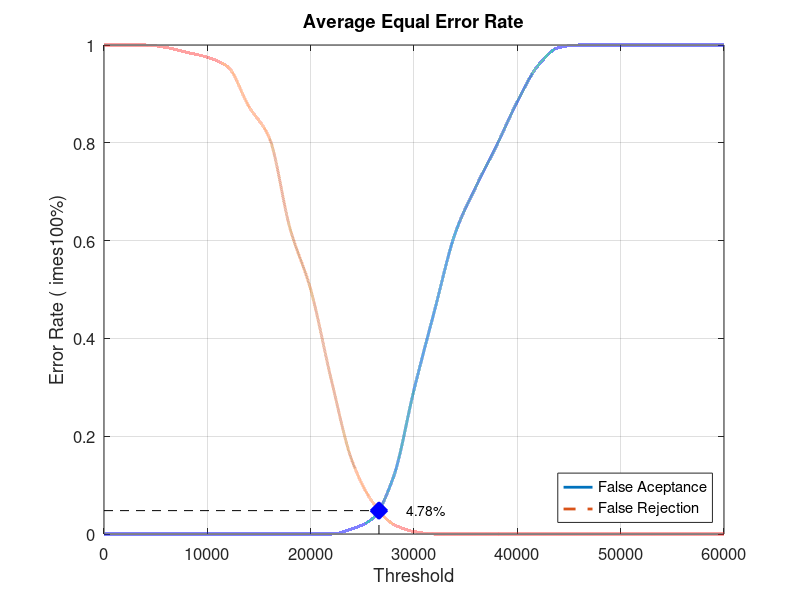
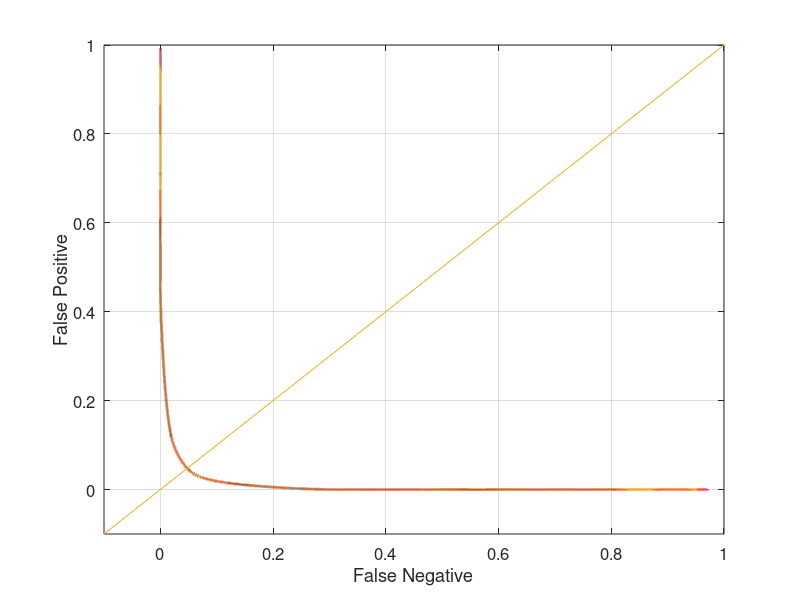

MATLAB code to generate these figures, in order:
close all;
clear;
clc;
x = 0:2000:60000;
xq = 0:0.5:60000;

y0 = [0 0 0 0 0 0 0 0 0 0 0 0 0.0105263 0.0315789 0.115789 0.294737 0.457895 0.615789 0.710526 0.794737 0.884211 0.957895 0.994737 1 1 1 1 1 1 1 1]
yy0 = interp1(x, y0, xq, 'pchip');
y1 = [1 1 1 0.995 0.985 0.975 0.955 0.875 0.81 0.625 0.5 0.315 0.15 0.065 0.02 0.005 0 0 0 0 0 0 0 0 0 0 0 0 0 0 0]
yy1 = interp1(x, y1, xq, 'pchip');

% Calculating EER: 
y2 = abs(y0 - y1);
find(y2 == min(y2))
yy2 = abs(yy0 - yy1);
xEER = find(yy2 == min(yy2));
xEERIndex = xq(xEER) % X-axis EER
yEER = yy0(xEER) % Y-axis EER

main = figure
plot(xq, yy0,'-','LineWidth', 2);	hold on
plot(xq, yy1,'--','LineWidth', 2);	hold on
plot([xEERIndex xEERIndex], [0 yEER], 'k--');	hold on
plot([0 xEERIndex], [yEER yEER], 'k--');	hold on
plot(xEERIndex, yEER, 'bx', 'LineWidth', 10);	hold on
text(xEERIndex + 10 * xEERIndex / 100, yEER, [num2str(round((10000 * yEER)) / 100) '%'])
legend('False Aceptance', 'False Rejection', 'Location', 'SouthEast')
xlabel('Threshold')
ylabel('Error Rate (	imes100%)')
title('Average Equal Error Rate')
set(gca, 'FontSize', 12)
axis([0 60000 0 1])
grid on

print(main, 'Database3_3Main', '-dpng');
FNRxFPR = figure('Color', [1 1 1]);
plot(yy1, yy0, '-', yy1, yy0, 'LineWidth', 2);
hold on
y = -0.1:0.1:1
plot(y, y); 
set(gca, 'FontSize', 12)
xlabel('False Negative')
ylabel('False Positive')
axis([-0.1 1 -0.1 1])
set(gca, 'FontSize', 12)
grid on

print(FNRxFPR, 'Database3_3FNRxFPR','-dpng');
